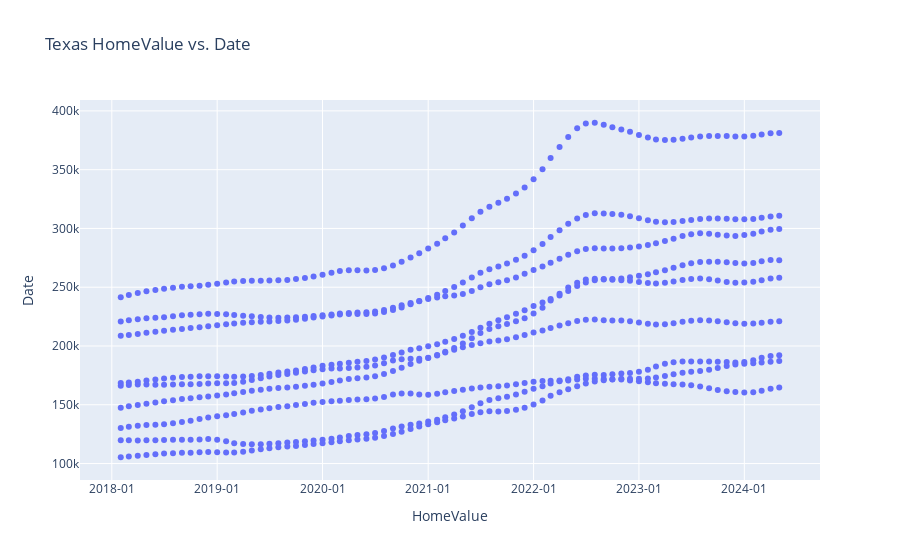

Notebook cell for this chart:
### Code cell
fig = px.scatter(
    TX_df, 
    x='Date',
    y='HomeValue',
    hover_data={'Location':True, 'HomeValue':True},
    title='Cost of the Homes in California',
    labels={'x': 'Date', 'y': 'HomeValue'}
)

fig.update_layout(
    xaxis_title='HomeValue',
    yaxis_title='Date',
    title='Texas HomeValue vs. Date',
    xaxis=dict(
        tickformat='%Y-%m',
        showgrid=True
    ),
    yaxis=dict(
        showgrid=True
    )
)
fig.show()

### Figure 1 — Plotly figure (JSON) as saved in the notebook; plotly's stock layout.template omitted (floating-point values rounded to 4 significant figures; data arrays with more than 128 entries replaced by an {"elided": "..."} marker saying what was removed)
{"data": [{"customdata": {"elided": "684x1 str values"}, "hovertemplate": "Date=%{x}<br>HomeValue=%{y}<br>Location=%{customdata[0]}<extra></extra>", "legendgroup": "", "marker": {"color": "#636efa", "symbol": "circle"}, "mode": "markers", "name": "", "orientation": "v", "showlegend": false, "type": "scatter", "x": {"elided": "684 str values"}, "xaxis": "x", "y": {"elided": "684 float values"}, "yaxis": "y"}], "layout": {"autosize": true, "legend": {"tracegroupgap": 0}, "title": {"text": "Texas HomeValue vs. Date"}, "xaxis": {"anchor": "y", "autorange": true, "domain": [0, 1], "range": ["2017-09-16 03:47:21.8392", "2024-09-15 20:12:38.1608"], "showgrid": true, "tickformat": "%Y-%m", "title": {"text": "HomeValue"}, "type": "date"}, "yaxis": {"anchor": "x", "autorange": true, "domain": [0, 1], "range": [81860.0, 413400.0], "showgrid": true, "title": {"text": "Date"}, "type": "linear"}}}
